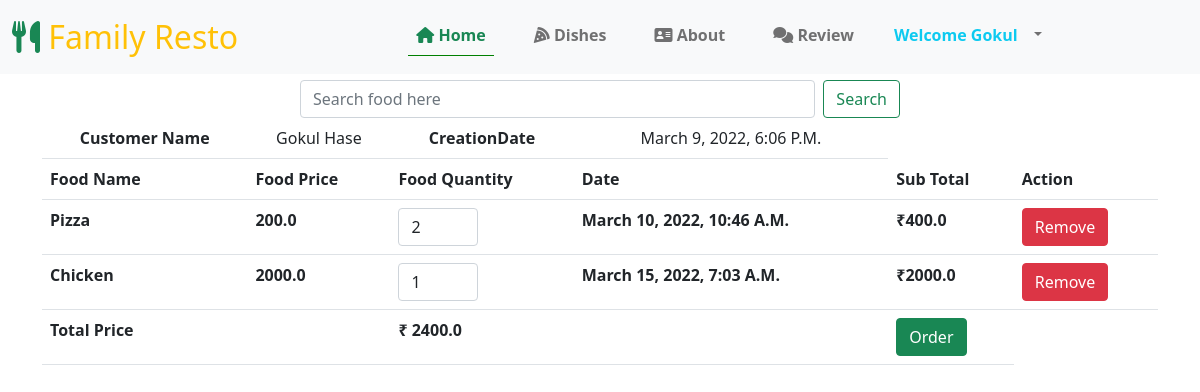
/cart/viewcart (signed in), run on the app's committed database.
### accounts/models.py (models this page shows)
class MyUser(AbstractBaseUser):
    userId = models.BigAutoField(primary_key=True)
    first_Name  = models.CharField(max_length=30)
    last_Name  = models.CharField(max_length=30)
    mobile_Number = models.BigIntegerField(unique=True)
    user_Role = models.CharField(max_length=10)
    is_superuser = models.BooleanField(default=False)
    address = models.TextField()
    objects = MyUserManager()
    USERNAME_FIELD="mobile_Number"
    REQUIRED_FIELDS=['first_Name','last_Name']

### cart/models.py (models this page shows, shortened)
class Cart(models.Model):
    user=models.OneToOneField(MyUser,on_delete=models.CASCADE)
    itemlist=models.ManyToManyField(CartItem)
    created_at=models.DateTimeField(auto_now_add=True)
    updated_at=models.DateTimeField(auto_now=True)
    @property
    def final_total(self):
        sum=0
        for item in self.itemlist.all():
            sum  = sum + (item.sub_total)
        return sum

class CartItem(models.Model):
    food=models.ForeignKey(Food,on_delete=models.CASCADE)
    quantity=models.IntegerField(default=1)
    created_at=models.DateTimeField(auto_now_add=True)
    updated_at=models.DateTimeField(auto_now=True)
    @property
    def sub_total(self):
        return self.quantity * self.food.foodPrice

### food/models.py (models this page shows, shortened)
class Food(models.Model):
    foodId=models.AutoField(primary_key=True)
    foodName=models.CharField(max_length=100)
    foodType=models.CharField(max_length=20)
    foodPrice=models.FloatField()
    foodDescription=models.TextField()
    foodImage=models.ImageField(upload_to="foodimages/",default="No-Image.png")

### cart/views.py (the view)
# urls.py: path('viewcart',viewcart,name="viewcart"),
def viewcart(req):
    cart,status=Cart.objects.get_or_create(user=req.user)
    context={'cart':cart}
    return render(req,"cart/viewcart.html",context)

### template/cart/viewcart.html (shortened to what this page needs)
{% extends 'food/base.html' %}
{% block body %}
    <div class="container">
        <table class="table">
            <tr class="text-center">
                <th>customer name</th>
                <td>{{ cart.user.first_Name}}  {{ cart.user.last_Name }}</td>
                <th>CreationDate</th>
                <td>{{ cart.created_at}}</td>
            </tr>
            <tr>
                <th>Food Name</th>
                <th>Food Price</th>
                <th>Food Quantity</th>
                <th>Date</th>
                <th>Sub Total</th>
                <th colspan="2">Action</th>
            </tr>
            {% for item in cart.itemlist.all %}
                <tr>
                    <th>{{ item.food.foodName }}</th>
                    <th>{{ item.food.foodPrice }}</th>
                    <th><input style="width:5rem;" class="form-control" type="number" min="1" value="{{ item.quantity }}" name="quantity" id="{{ item.pk }}"></th>
                    <th>{{ item.created_at }}</th>
                    <th id="subtotal{{ item.pk }}" class="sub">&#8377;{{item.sub_total}}</th>
                    <th><a class="btn btn-danger" href="/cart/removeitem/{{ item.pk }}">Remove</a></th>
                </tr>
                {% empty %}
                <tr>
                <td colspan="4" class="text-center"><h4 class="text-center">Cart is empty</h4></td>
                </tr>
            {% endfor %}
            <tr>
                <th colspan="2">Total Price  </th>
                <th colspan="2" id="Totalprice">&#8377; {{cart.final_total}}</th>
                <th> <a class="btn btn-success" href="/cart/order">order</a></th>
            </tr>
        </table>
    </div>
{% endblock body %}

### template/food/base.html (shortened to what this page needs)
{% load static %}
<!DOCTYPE html>
<html lang="en">
<head>
    <link rel="stylesheet" href="{% static 'css/style.css' %}">
    <link rel="stylesheet" href="{% static 'css/bootstrap.min.css' %}">
    <link rel="stylesheet" href="https://cdnjs.cloudflare.com/ajax/libs/font-awesome/6.0.0/css/all.min.css">
    <link rel="stylesheet" href="https://unpkg.com/swiper@8/swiper-bundle.min.css"/>
</head>
<body>
  <nav class="navbar navbar-expand-lg navbar-light bg-light fixed-top">
    <div class="container-fluid">
      <a class="navbar-brand fs-2 text-warning" href=""> <i class="fa-solid fa-utensils text-success"></i> Family Resto</a>
      <div class="collapse navbar-collapse" id="navbarSupportedContent">
        <ul class="navbar-nav me-auto mb-2 mb-lg-0 ms-auto text-center">
          <li class="nav-item mb-1 mx-3 rounded">
           <strong><a class="nav-link text-success bb font-weight-bold" aria-current="page" href="/food/"><i class="fa-solid fa-house"></i> Home</a></strong>
          </li>
          <li class="nav-item mb-1 mx-3 rounded">
            <strong><a class="nav-link" href="/food/foodlist"><i class="fa-solid fa-pizza-slice"></i> Dishes</a></strong>
          </li>
          <li class="nav-item mb-1 mx-3 rounded">
            <strong><a class="nav-link"> <i class="fa-solid fa-address-card"></i> About</a></strong>
          </li>
          <li class="nav-item mb-1 mx-3 rounded">
            <strong><a class="nav-link" href="/accounts/review"><i class="fa-solid fa-comments"></i> Review</a></strong>
          </li>
          <li class="nav-item dropdown">
            <a class="nav-link dropdown-toggle" href="#" id="navbarDropdown" role="button" data-bs-toggle="dropdown" aria-expanded="false">
              {% if request.user.is_authenticated %}
                    <b class="text-info mx-2">welcome {{ request.user.first_Name }}</b>
                    {% else %}
                     <b>user</b>
                  {% endif %}
            </a>
          </li>
        </ul>
      </div>
    </div>
  </nav>
       <form action="/food/searchfood" class="d-flex mx-auto" style="padding-top:5rem;width:50%;">
          <input class="form-control me-2 searchbox" type="text" name="q" placeholder="Search food here" aria-label="Search">
          <button class="btn btn-outline-success" type="submit">Search</button>
        </form>
    {% block body %}
    {% endblock body %}
</body>
</html>

### static/css/style.css (style rules this page uses)
* { padding: 0;margin: 0;text-decoration: none;list-style: none;box-sizing: border-box; }
html { text-transform: capitalize; }
body { font-family:montserrat; cursor: pointer; }
.bb { border-bottom:0.1rem solid green; }

### data on the page
MyUser: user.first_Name "Gokul"
Cart: user.first_Name "Gokul", user.last_Name "Hase", created_at "March 9, 2022, 6:06 P.m.", final_total "2400.0"
CartItem: food.foodName "Pizza", food.foodPrice "200.0", quantity "2", created_at "March 10, 2022, 10:46 A.m.", sub_total "400.0"
CartItem: food.foodName "Chicken", food.foodPrice "2000.0", quantity "1", created_at "March 15, 2022, 7:03 A.m.", sub_total "2000.0"
